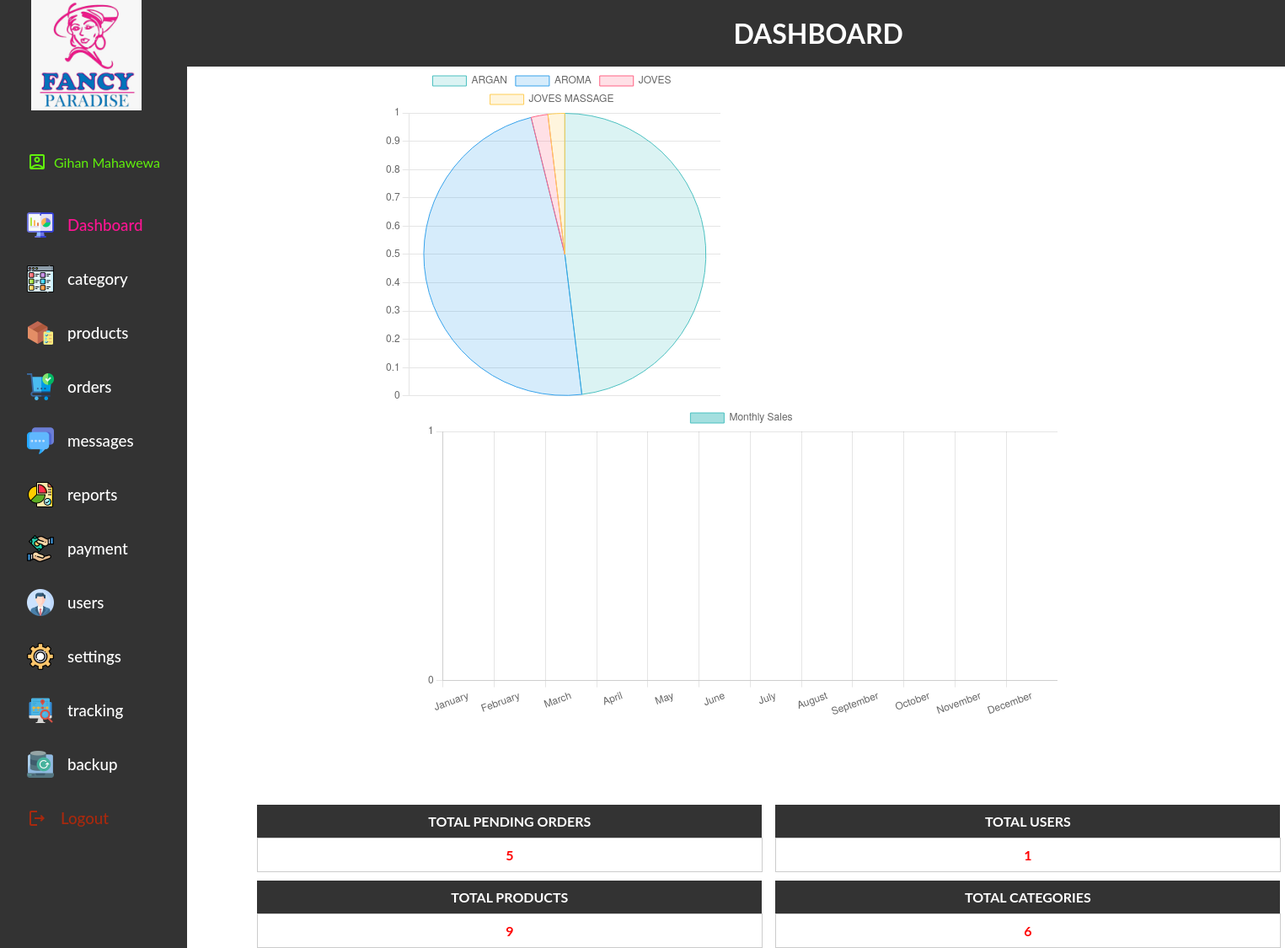
Page /view/dashboard.php (signed in) on the committed database.
### tables this page shows
CREATE TABLE `tbl_module_role` (
  `module_id` int(11) NOT NULL,
  `role_id` int(11) NOT NULL,
  PRIMARY KEY (`module_id`,`role_id`)
);

CREATE TABLE `tbl_module` (
  `module_id` int(11) NOT NULL AUTO_INCREMENT,
  `name` varchar(50) NOT NULL,
  `image` text NOT NULL,
  PRIMARY KEY (`module_id`)
);

### view/index.php (the view, shortened to what this page needs)
<?php
include('../model/connection.php');
$roleId = $_SESSION['role_id'];
$sql = "SELECT m.module_id, m.name, mr.role_id
          FROM tbl_module_role AS mr
          INNER JOIN tbl_module AS m ON mr.module_id = m.module_id
          WHERE mr.role_id = $roleId";
$res = mysqli_query($conn, $sql);
$modules = mysqli_fetch_all($res, MYSQLI_ASSOC);
?>
<!DOCTYPE html>
<html>
<head>
	<link rel="stylesheet" href="https://pro.fontawesome.com/releases/v5.10.0/css/all.css">
	<link rel="stylesheet" href="../view/css/index.css">
	<link rel="stylesheet" type="text/css" href="https://cdn.datatables.net/1.11.4/css/jquery.dataTables.css">
	<link rel="stylesheet" type="text/css" href="https://cdn.datatables.net/v/dt/dt-1.12.1/b-2.2.3/b-html5-2.2.3/date-1.1.2/r-2.3.0/datatables.min.css"/>
	<link rel="stylesheet" type="text/css" href="https://cdn.datatables.net/tabletools/2.2.4/css/dataTables.tableTools.css">
	<link href="https://cdnjs.cloudflare.com/ajax/libs/select2/4.0.13/css/select2.min.css" rel="stylesheet" />
</head>
<body>
	<div class="container">
		<aside>
			<div class="top">
				<div class="navigation" id="navigation">
					<a class="dashlogo" href="dashboard.php">
					<img src="assets/logo.jpg" alt="Logo" width="131" height="131">
					</a>
					<div class="user-info">
					<span class="material-icons-outlined">account_box</span>
						<?php echo $_SESSION['firstname']; ?>
						<?php echo $_SESSION['lastname']; ?>
					</div>
					<a class="btn" href="dashboard.php">
					<img src="assets/Module_images/dashboard.png" width="32" height="32">
					<h3>Dashboard</h3>
					</a>
					<?php foreach ($modules as $module) : ?>
						<?php
						$moduleSql = "SELECT image FROM tbl_module WHERE module_id = " . $module['module_id'];
						$moduleRes = mysqli_query($conn, $moduleSql);
						$moduleRow = mysqli_fetch_assoc($moduleRes);
						$module_image = $moduleRow['image'];
						?>
						<a class="btn" href="<?php echo $module['name'] . '.php'; ?>">
							<img src="<?php echo SITEURL; ?>adminpanel/view/assets/Module_images/<?php echo $module_image; ?>" alt="<?php echo $module_image; ?>" width="32" height="32">
							<h3><?php echo $module['name']; ?></h3>
						</a>
					<?php endforeach; ?>
					<a class="btn" href="logout.php">
						<span class="material-icons-outlined">logout</span>
						<h3>Logout</h3>
					</a>
				</div>
			</div>
		</aside>

### view/css/index.css (style rules this page uses)
* { margin: 0; padding: 0; list-style: none; text-decoration: none; box-sizing: border-box; }
body { width: 100%; font-family: "Lato", sans-serif; user-select: none; overflow-x: hidden; }
.container { display: grid; width: 100%; grid-template-columns: 12.8rem auto; }
aside .navigation { margin: 0; padding: 0; height: 100%; position: fixed; background-color: #333; overflow: auto; }
aside h3 { font-weight: 500; }
.dashlogo { margin: 2.3rem; align-items: center; position: relative; transition: all 300ms ease; }
.btn { color: white; display: flex; margin: 2rem; gap: 1rem; align-items: center; position: relative; height: 2rem; transition: all 300ms ease; flex-direction: row; }
.btn:last-child { color: #a8290e; }
.active { color: deeppink; }
.user-info { color: rgb(96, 241, 12); display: flex; margin: 2rem; gap: 0.5rem; align-items: center; position: relative; height: 3.3rem; }

### rows in the picture
tbl_module_role: module.image (picture), module.name "category"
tbl_module_role: module.image (picture), module.name "products"
tbl_module_role: module.image (picture), module.name "orders"
tbl_module_role: module.image (picture), module.name "messages"
tbl_module_role: module.image (picture), module.name "reports"
tbl_module_role: module.image (picture), module.name "payment"
tbl_module_role: module.image (picture), module.name "users"
tbl_module_role: module.image (picture), module.name "settings"
tbl_module_role: module.image (picture), module.name "tracking"
tbl_module_role: module.image (picture), module.name "backup"

### other values in the picture
$_SESSION['firstname'] "Gihan"
$_SESSION['lastname'] "Mahawewa"
$count "5"
$count2 "1"
$count3 "9"
$count4 "6"
chart data {{ $monthsJSON }} ["January","February","March","April","May","June","July","August","September","October","November","December"]
chart data {{ $totalSalesDataJSON }} [0,0,0,0,0,0,0,0,0,0,0,0]
